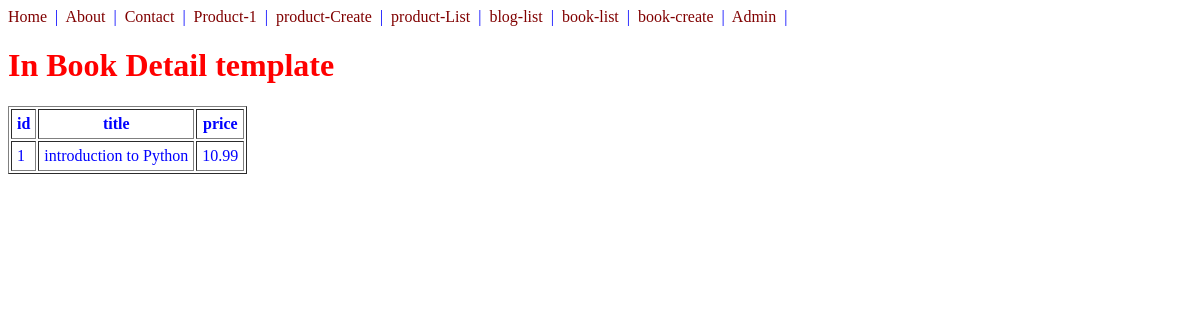
Page /books/1/ on the committed database.
### books/models.py (models this page shows, shortened)
class Book(models.Model):
    title = models.CharField(max_length=100)
    description = models.TextField(null=True)
    price = models.DecimalField(max_digits=10, decimal_places=2)

### books/views.py (the view)
# urls.py: path('<int:id>/',BookDetailView.as_view(), name='book-detail'),
class BookDetailView(View):
    template_name = 'books/book_detail.html' # override default template file name
    def get(self, request, id=None, *args, **kwargs):
        context = {}
        if id is not None:
            obj = get_object_or_404(Book, id=id)
            context["object"]=obj
        return render(request, self.template_name, context)

### books/templates/books/book_detail.html
{% extends 'base.html' %}
{% block content %}
<h1>In Book Detail template</h1>
<table border="1" cellpadding="5" cellspacing="2">
    <tr>
        <th>id</th>
        <th>title</th>
        <th>price</th>
    </tr>
    <tr>
        <td>{{object.id}}</td>
        <td>{{object.title}}</td>
        <td>{{object.price}}</td>
    </tr>
</table>
{% endblock %}

### static/css/style.css (style rules this page uses)
body { color: blue }
h1 { color: red }

### rows in the picture
Book: id "1", title "introduction to Python", price "10.99"
